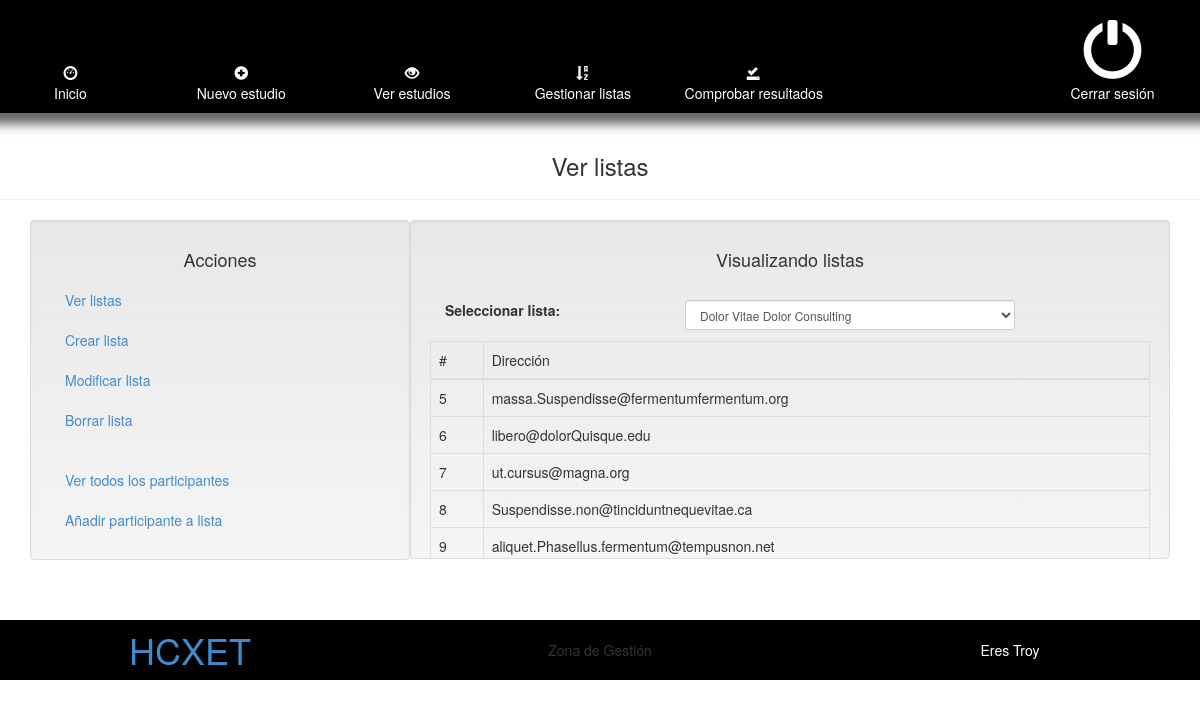
The app's page /Web/Listas/listas.php (signed in) with its own data.
### tables this page shows
CREATE TABLE IF NOT EXISTS `destinatario` (
`id_destinatario` int(100) NOT NULL,
  `email_destinatario` varchar(70) NOT NULL,
  `nombre_destinatario` varchar(50) DEFAULT NULL,
  `apellidos_destinatario` varchar(150) DEFAULT NULL
);

### Web/Classes/DB_connect.php (called while the page is built, shortened)
<?php
	class DB_Connect {
		private $con;
		function __construct() {
				$this->con = $this->connect();
		}
		private function connect() {
			try {
				$conn = new PDO('mysql:host='.DB_SERVER .';dbname='.DB_DATABASE, DB_USER, DB_PASSWORD);
				$conn->setAttribute(PDO::ATTR_ERRMODE, PDO::ERRMODE_EXCEPTION);
			} catch(PDOException $e) {
				echo 'ERROR: ' . $e->getMessage();
			}
			return $conn;
		}
		public function getDbConnection() {
			return $this->con;
		}
	}
?>

### Web/Classes/DB_functions.php (called while the page is built, shortened)
<?php
	class DB_Functions {
		private $con;
		function __construct() {
			require_once __DIR__.'/DB_connect.php';
			$db = new DB_Connect();
			$this->con = $db->getDbConnection();
		}
		public function minIdlista($idus) {
			try {
				$consulta = $this->con->prepare('SELECT MIN(id_lista) FROM lista WHERE id_usuario = :idus');
				$params = array(':idus' => $idus);
				$consulta->execute($params);
				$resultado = $consulta->fetchAll(PDO::FETCH_COLUMN, 0);
				$id = $resultado[0];
				return $id;
			} catch(PDOException $e) {
				echo 'ERROR: ' . $e->getMessage() .'<br>';
			}
		}
		public function listaParcipantesIdusuario($idusuario) {
			try {
				$consulta = $this->con->prepare('SELECT nombre_lista, id_lista FROM lista WHERE id_usuario = :idusuario');
				$params = array(':idusuario' => $idusuario);
				$consulta->execute($params);
				$resultado = $consulta->fetchAll();
				return $resultado;
			} catch(PDOException $e) {
				echo 'ERROR: ' . $e->getMessage() .'<br>';
			}
		}
		public function listaNombresparticipantelista($idlista) {
			try {
				$consulta = $this->con->prepare('SELECT * FROM destinatario
				WHERE id_destinatario = ANY (SELECT id_destinatario FROM contiene WHERE id_lista = :idlista)');
				$params = array(':idlista' => $idlista);
				$consulta->execute($params);
				$resultado = $consulta->fetchAll();
				return $resultado;
			} catch(PDOException $e) {
				echo 'ERROR: ' . $e->getMessage() .'<br>';
			}
		}
	}
?>

### Web/Listas/listas.php (the view, shortened to what this page needs)
<?php
	require_once '../Classes/DB_functions.php';
	$db = new DB_Functions();
	$u = $_COOKIE['usuario'];
	$nombreslista = $db->listaParcipantesIdusuario($u);
	if (isset($_GET['id_lista'])) {
		$id_lista = $_GET['id_lista'];
	} else {
		$id_lista = $db->minIdlista($u);
	}
	if(isset($id_lista)){
		$nombresparticipantes = $db->listaNombresparticipantelista($id_lista);
	}
?>
<!DOCTYPE html>
<html lang = "es">
	<head>
		<link rel="stylesheet" href="CSS/reset.css" type="text/css" media="screen">
		<link rel="stylesheet" href="CSS/bootstrap.css" type="text/css" media="screen">
		<link rel="stylesheet" href="CSS/bootstrap-theme.css" type="text/css" media="screen">
		<link rel="stylesheet" href="CSS/hcxet.css" type="text/css" media="screen">
	</head>
	<body>
		<header>
			<?php include '../Include2/cabecera2.php'; ?>
		</header>
		<main>
			<h3 class="text-center">Ver listas</h3>
			<hr>
			<div class = "container">
				<div class="container row">
					<div class="col-xs-12 col-md-4 well">
						<?php include '../Include2/opcioneslista.php'; ?>
					</div>
					<div class="col-xs-12 col-sm-6 col-md-8 well" style="height:338.8px; overflow-y: scroll;">
						<h4 class = "text-center">Visualizando listas</h4><br>
						<div class="form-group form-group-sm">
							<label class="col-sm-4 control-label" for="formGroupInputSmall">Seleccionar lista:</label>
							<div class = "col-sm-6">
								<select class="form-control" id="sel">
								<?php foreach($nombreslista as $i):?>
									<option <?php if($i['id_lista'] == $id_lista):?> selected <?php endif?> value = '<?=$i['id_lista']?>'>
										<?=($i['nombre_lista'])?>
									</option>
								<?php endforeach ?>
								</select>
							</div>
						</div>
						<hr>
						<table class="table table-bordered">
							<thead>
								<tr>
									<th>#</th>
									<th>Dirección</th>
								</tr>
							</thead>
							<tbody>
								<?php if(isset($nombresparticipantes)){foreach ($nombresparticipantes as $j):?>
									<tr>
										<td><?=($j['id_destinatario'])?></td>
										<td><?=($j['email_destinatario'])?></td>
									</tr>
								<?php endforeach; } ?>
							</tbody>
						</table>
						<br>
					</div>
				</div>
			</div>
		</main>
		<footer>
			<?php include '../Include2/pie2.php'; ?>
		</footer>
	</body>
</html>

### records on screen
destinatario: id_destinatario "5", email_destinatario "massa.Suspendisse@fermentumfermentum.org"
destinatario: id_destinatario "6", email_destinatario "libero@dolorQuisque.edu"
destinatario: id_destinatario "7", email_destinatario "ut.cursus@magna.org"
destinatario: id_destinatario "8", email_destinatario "Suspendisse.non@tinciduntnequevitae.ca"
destinatario: id_destinatario "9", email_destinatario "aliquet.Phasellus.fermentum@tempusnon.net"

### other values on screen
$nomuser "Troy"
form field value "Dolor Vitae Dolor Consulting"
